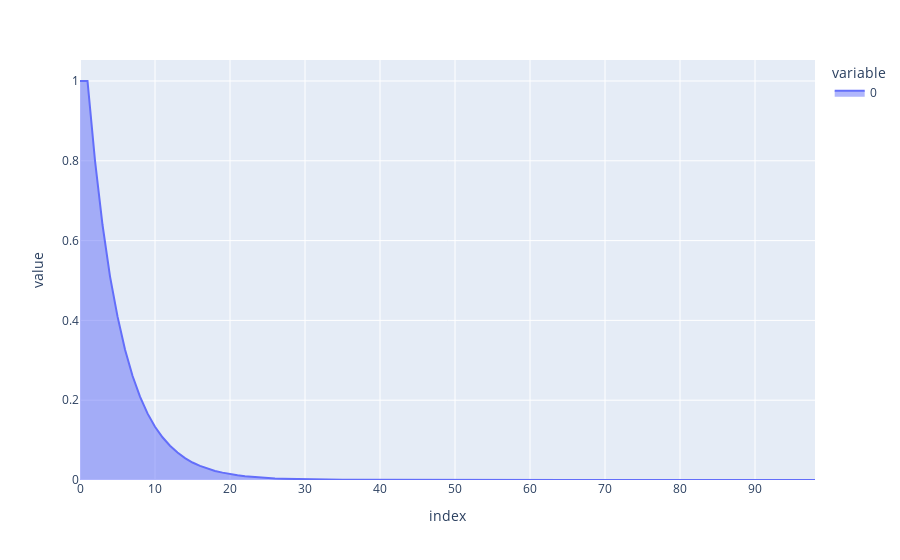

Here is the notebook cell this chart was saved with:
### Markdown cell above
Graph of probability of donating X or more coins

### Code cell
pex.area(dist)

### Figure 1 — Plotly figure (JSON) as saved in the notebook; plotly's stock layout.template omitted (floating-point values rounded to 4 significant figures)
{"data": [{"fillpattern": {"shape": ""}, "hovertemplate": "variable=0<br>index=%{x}<br>value=%{y}<extra></extra>", "legendgroup": "0", "line": {"color": "#636efa"}, "marker": {"symbol": "circle"}, "mode": "lines", "name": "0", "orientation": "v", "showlegend": true, "stackgroup": "1", "type": "scatter", "x": [0, 1, 2, 3, 4, 5, 6, 7, 8, 9, 10, 11, 12, 13, 14, 15, 16, 17, 18, 19, 20, 21, 22, 23, 24, 25, 26, 27, 28, 29, 30, 31, 32, 33, 34, 35, 36, 37, 38, 39, 40, 41, 42, 43, 44, 45, 46, 47, 48, 49, 50, 51, 52, 53, 54, 55, 56, 57, 58, 59, 60, 61, 62, 63, 64, 65, 66, 67, 68, 69, 70, 71, 72, 73, 74, 75, 76, 77, 78, 79, 80, 81, 82, 83, 84, 85, 86, 87, 88, 89, 90, 91, 92, 93, 94, 95, 96, 97, 98], "xaxis": "x", "y": [1, 1, 0.8004, 0.6397, 0.5105, 0.41, 0.3269, 0.2613, 0.2088, 0.1669, 0.1335, 0.1071, 0.08586, 0.06866, 0.05475, 0.04382, 0.03528, 0.02839, 0.02258, 0.01848, 0.01463, 0.01173, 0.00915, 0.00743, 0.00584, 0.0047, 0.00377, 0.00304, 0.00247, 0.00199, 0.00163, 0.00131, 0.00104, 0.00084, 0.00065, 0.00049, 0.0004, 0.00032, 0.00028, 0.00025, 0.00019, 0.00014, 0.00012, 0.00011, 7e-05, 6e-05, 3e-05, 2e-05, 2e-05, 1e-05, 0, 0, 0, 0, 0, 0, 0, 0, 0, 0, 0, 0, 0, 0, 0, 0, 0, 0, 0, 0, 0, 0, 0, 0, 0, 0, 0, 0, 0, 0, 0, 0, 0, 0, 0, 0, 0, 0, 0, 0, 0, 0, 0, 0, 0, 0, 0, 0, 0], "yaxis": "y"}], "layout": {"legend": {"title": {"text": "variable"}, "tracegroupgap": 0}, "margin": {"t": 60}, "xaxis": {"anchor": "y", "domain": [0, 1], "title": {"text": "index"}}, "yaxis": {"anchor": "x", "domain": [0, 1], "title": {"text": "value"}}}}
